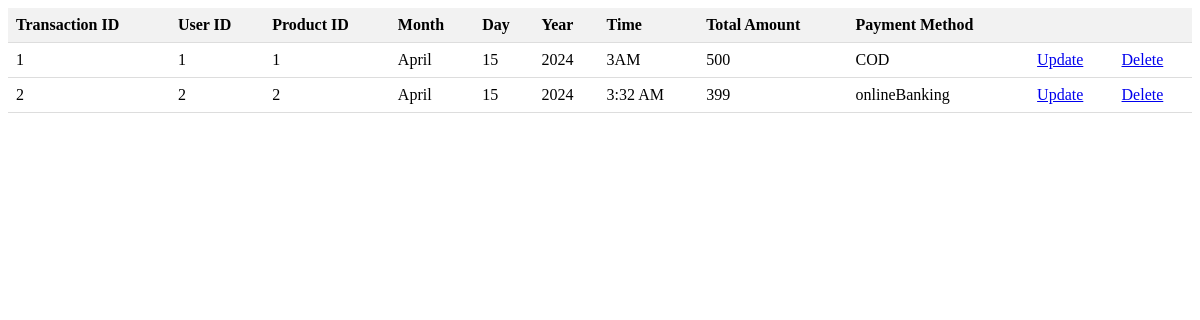
The page /display.php (signed in) on the database its author committed.
### tables this page shows
CREATE TABLE `transaction` (
  `transactionID` varchar(20) NOT NULL,
  `userID` varchar(20) NOT NULL,
  `prodID` varchar(10) NOT NULL,
  `Month` varchar(15) NOT NULL,
  `Day` varchar(2) NOT NULL,
  `Yr` varchar(4) NOT NULL,
  `Time` varchar(10) NOT NULL,
  `TotalAmount` double NOT NULL,
  `paymentMethod` varchar(50) NOT NULL
);

### display.php (the view, shortened to what this page needs)
<?php
	$con= mysqli_connect("localhost","root","","patriciahappyshopping")
		or die("Error in connection");
	$sql ="select * from transaction";
		$result = mysqli_query($con,$sql);
?>
<!DOCTYPE html>
<html lang="en">
<head>
    <link rel="stylesheet" href="display.css">
</head>
<body>
    <section>
        <table>
            <tr>
                <th>Transaction ID</th>
                <th>User ID</th>
                <th>Product ID</th>
                <th>Month</th>
                <th>Day</th>
                <th>Year</th>
                <th>Time</th>
                <th>Total Amount</th>
                <th>Payment Method</th>
                <th></th>
                <th></th>
            </tr>
            <?php
                while($rows=mysqli_fetch_assoc($result))
                {
            ?>
            <tr>
                <td><?php echo $rows['transactionID'];?></td>
                <td><?php echo $rows['userID'];?></td>
                <td><?php echo $rows['prodID'];?></td>
                <td><?php echo $rows['Month'];?></td>
                <td><?php echo $rows['Day'];?></td>
                <td><?php echo $rows['Yr'];?></td>
                <td><?php echo $rows['Time'];?></td>
                <td><?php echo $rows['TotalAmount'];?></td>
                <td><?php echo $rows['paymentMethod'];?></td>
                <td><a href="update.php?transactionID=<?php echo $rows['transactionID']; ?>">Update</a></td>
                <td><a href="delete.php?transactionID=<?php echo $rows['transactionID']; ?>" onclick="return confirm('Are you sure you want to delete this record?');">Delete</a></td>
            </tr>
            <?php
                }
            ?>
        </table>
    </section>
</body>
</html>

### display.css (style rules this page uses)
table { width: 100%; border-collapse: collapse; }
th, td { padding: 8px; text-align: left; border-bottom: 1px solid #ddd; }
th { background-color: #f2f2f2; }

### rows shown on the page
transaction: transactionID "1", userID "1", prodID "1", Month "April", Day "15", Yr "2024", Time "3AM", TotalAmount "500", paymentMethod "COD"
transaction: transactionID "2", userID "2", prodID "2", Month "April", Day "15", Yr "2024", Time "3:32 AM", TotalAmount "399", paymentMethod "onlineBanking"
